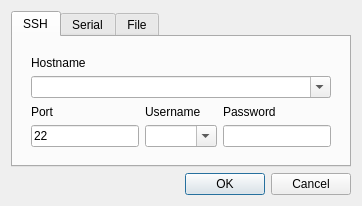
<?xml version="1.0" encoding="UTF-8"?>
<ui version="4.0">
 <class>OpenDialog</class>
 <widget class="QDialog" name="OpenDialog">
  <property name="geometry">
   <rect>
    <x>0</x>
    <y>0</y>
    <width>362</width>
    <height>201</height>
   </rect>
  </property>
  <property name="windowTitle">
   <string>Open</string>
  </property>
  <property name="windowIcon">
   <iconset resource="ComBomb.qrc">
    <normaloff>:/images/ComBomb16.png</normaloff>:/images/ComBomb16.png</iconset>
  </property>
  <layout class="QGridLayout" name="gridLayout">
   <item row="0" column="0">
    <widget class="QTabWidget" name="tabWidget">
     <property name="currentIndex">
      <number>0</number>
     </property>
     <widget class="QWidget" name="Ssh">
      <property name="layoutDirection">
       <enum>Qt::LeftToRight</enum>
      </property>
      <attribute name="title">
       <string>SSH</string>
      </attribute>
      <layout class="QVBoxLayout" name="verticalLayout">
       <item>
        <widget class="QWidget" name="widget" native="true">
         <layout class="QGridLayout" name="gridLayout_2">
          <item row="0" column="0" colspan="3">
           <widget class="QLabel" name="label_8">
            <property name="text">
             <string>Hostname</string>
            </property>
           </widget>
          </item>
          <item row="1" column="0" colspan="3">
           <widget class="QComboBox" name="_hostNameComboBox">
            <property name="editable">
             <bool>true</bool>
            </property>
           </widget>
          </item>
          <item row="2" column="0">
           <widget class="QLabel" name="label_9">
            <property name="text">
             <string>Port</string>
            </property>
           </widget>
          </item>
          <item row="2" column="1">
           <widget class="QLabel" name="label_10">
            <property name="text">
             <string>Username</string>
            </property>
           </widget>
          </item>
          <item row="2" column="2">
           <widget class="QLabel" name="label_11">
            <property name="text">
             <string>Password</string>
            </property>
           </widget>
          </item>
          <item row="3" column="0">
           <widget class="QLineEdit" name="_portNumLineEdit">
            <property name="inputMethodHints">
             <set>Qt::ImhDigitsOnly</set>
            </property>
            <property name="text">
             <string>22</string>
            </property>
           </widget>
          </item>
          <item row="3" column="1">
           <widget class="QComboBox" name="_userNameComboBox">
            <property name="editable">
             <bool>true</bool>
            </property>
           </widget>
          </item>
          <item row="3" column="2">
           <widget class="QLineEdit" name="_passwordLineEdit"/>
          </item>
         </layout>
        </widget>
       </item>
      </layout>
     </widget>
     <widget class="QWidget" name="Serial">
      <attribute name="title">
       <string>Serial</string>
      </attribute>
      <layout class="QVBoxLayout" name="verticalLayout_2">
       <item>
        <widget class="QWidget" name="widget_2" native="true">
         <layout class="QGridLayout" name="gridLayout_3">
          <item row="0" column="0">
           <widget class="QLabel" name="label">
            <property name="text">
             <string>Port</string>
            </property>
           </widget>
          </item>
          <item row="0" column="1">
           <widget class="QLabel" name="label_2">
            <property name="text">
             <string>Baud</string>
            </property>
           </widget>
          </item>
          <item row="0" column="2">
           <widget class="QLabel" name="label_3">
            <property name="text">
             <string>Parity</string>
            </property>
           </widget>
          </item>
          <item row="1" column="0">
           <widget class="QComboBox" name="_comPortComboBox"/>
          </item>
          <item row="1" column="1">
           <widget class="QComboBox" name="_baudRateComboBox">
            <property name="currentText">
             <string/>
            </property>
           </widget>
          </item>
          <item row="1" column="2">
           <widget class="QComboBox" name="_parityComboBox">
            <property name="currentText">
             <string/>
            </property>
           </widget>
          </item>
          <item row="2" column="0">
           <widget class="QLabel" name="label_4">
            <property name="text">
             <string>Stop bits</string>
            </property>
           </widget>
          </item>
          <item row="2" column="1">
           <widget class="QLabel" name="label_5">
            <property name="text">
             <string>Byte size</string>
            </property>
           </widget>
          </item>
          <item row="2" column="2">
           <widget class="QLabel" name="label_6">
            <property name="text">
             <string>Flow control</string>
            </property>
           </widget>
          </item>
          <item row="3" column="0">
           <widget class="QComboBox" name="_stopBitsComboBox">
            <property name="currentText">
             <string/>
            </property>
           </widget>
          </item>
          <item row="3" column="1">
           <widget class="QComboBox" name="_byteSizeComboBox">
            <property name="currentText">
             <string/>
            </property>
           </widget>
          </item>
          <item row="3" column="2">
           <widget class="QComboBox" name="_flowControlComboBox">
            <property name="currentText">
             <string/>
            </property>
           </widget>
          </item>
         </layout>
         <zorder>label_3</zorder>
         <zorder>label_2</zorder>
         <zorder>_byteSizeComboBox</zorder>
         <zorder>_parityComboBox</zorder>
         <zorder>_comPortComboBox</zorder>
         <zorder>label_5</zorder>
         <zorder>label_6</zorder>
         <zorder>_baudRateComboBox</zorder>
         <zorder>label</zorder>
         <zorder>_flowControlComboBox</zorder>
         <zorder>_stopBitsComboBox</zorder>
         <zorder>label_4</zorder>
         <zorder>_flowControlComboBox</zorder>
         <zorder>_byteSizeComboBox</zorder>
         <zorder>label_2</zorder>
         <zorder>_parityComboBox</zorder>
         <zorder>label_5</zorder>
         <zorder>_comPortComboBox</zorder>
         <zorder>label_6</zorder>
         <zorder>_baudRateComboBox</zorder>
         <zorder>label</zorder>
         <zorder>label_3</zorder>
         <zorder>_stopBitsComboBox</zorder>
         <zorder>label_4</zorder>
        </widget>
       </item>
      </layout>
     </widget>
     <widget class="QWidget" name="File">
      <attribute name="title">
       <string>File</string>
      </attribute>
      <layout class="QHBoxLayout" name="horizontalLayout">
       <item>
        <widget class="QWidget" name="widget_3" native="true">
         <layout class="QGridLayout" name="gridLayout_4">
          <item row="3" column="1">
           <widget class="QPushButton" name="_browseButton">
            <property name="text">
             <string>Browse</string>
            </property>
           </widget>
          </item>
          <item row="1" column="0" colspan="2">
           <widget class="QComboBox" name="_fileNameComboBox">
            <property name="editable">
             <bool>true</bool>
            </property>
           </widget>
          </item>
          <item row="0" column="0">
           <widget class="QLabel" name="label_7">
            <property name="text">
             <string>Filename</string>
            </property>
           </widget>
          </item>
          <item row="2" column="0">
           <widget class="QLabel" name="label_12">
            <property name="text">
             <string/>
            </property>
           </widget>
          </item>
         </layout>
        </widget>
       </item>
      </layout>
     </widget>
    </widget>
   </item>
   <item row="1" column="0">
    <widget class="QDialogButtonBox" name="_buttonBox">
     <property name="orientation">
      <enum>Qt::Horizontal</enum>
     </property>
     <property name="standardButtons">
      <set>QDialogButtonBox::Cancel|QDialogButtonBox::Ok</set>
     </property>
    </widget>
   </item>
  </layout>
  <zorder>tabWidget</zorder>
  <zorder>_buttonBox</zorder>
 </widget>
 <resources>
  <include location="ComBomb.qrc"/>
 </resources>
 <connections>
  <connection>
   <sender>_buttonBox</sender>
   <signal>rejected()</signal>
   <receiver>OpenDialog</receiver>
   <slot>reject()</slot>
   <hints>
    <hint type="sourcelabel">
     <x>316</x>
     <y>260</y>
    </hint>
    <hint type="destinationlabel">
     <x>286</x>
     <y>274</y>
    </hint>
   </hints>
  </connection>
  <connection>
   <sender>_buttonBox</sender>
   <signal>accepted()</signal>
   <receiver>OpenDialog</receiver>
   <slot>accept()</slot>
   <hints>
    <hint type="sourcelabel">
     <x>248</x>
     <y>254</y>
    </hint>
    <hint type="destinationlabel">
     <x>157</x>
     <y>274</y>
    </hint>
   </hints>
  </connection>
 </connections>
</ui>
